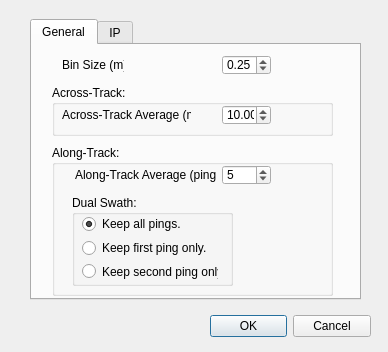
<?xml version="1.0" encoding="UTF-8"?>
<ui version="4.0">
 <class>processingSettings</class>
 <widget class="QDialog" name="processingSettings">
  <property name="geometry">
   <rect>
    <x>0</x>
    <y>0</y>
    <width>388</width>
    <height>352</height>
   </rect>
  </property>
  <property name="windowTitle">
   <string>Processing Settings</string>
  </property>
  <widget class="QDialogButtonBox" name="buttonBox">
   <property name="geometry">
    <rect>
     <x>210</x>
     <y>310</y>
     <width>161</width>
     <height>32</height>
    </rect>
   </property>
   <property name="orientation">
    <enum>Qt::Horizontal</enum>
   </property>
   <property name="standardButtons">
    <set>QDialogButtonBox::Cancel|QDialogButtonBox::Ok</set>
   </property>
  </widget>
  <widget class="QTabWidget" name="tabWidget">
   <property name="geometry">
    <rect>
     <x>30</x>
     <y>19</y>
     <width>331</width>
     <height>281</height>
    </rect>
   </property>
   <property name="currentIndex">
    <number>0</number>
   </property>
   <widget class="QWidget" name="tab">
    <attribute name="title">
     <string>General</string>
    </attribute>
    <widget class="QDoubleSpinBox" name="doubleSpinBoxBinSize">
     <property name="geometry">
      <rect>
       <x>190</x>
       <y>10</y>
       <width>49</width>
       <height>20</height>
      </rect>
     </property>
     <property name="maximum">
      <double>100.000000000000000</double>
     </property>
     <property name="value">
      <double>0.250000000000000</double>
     </property>
    </widget>
    <widget class="QLabel" name="labelBinSize">
     <property name="geometry">
      <rect>
       <x>30</x>
       <y>10</y>
       <width>62</width>
       <height>20</height>
      </rect>
     </property>
     <property name="text">
      <string>Bin Size (m): </string>
     </property>
    </widget>
    <widget class="QGroupBox" name="groupBoxAlongTrack">
     <property name="geometry">
      <rect>
       <x>20</x>
       <y>100</y>
       <width>281</width>
       <height>151</height>
      </rect>
     </property>
     <property name="title">
      <string>Along-Track:</string>
     </property>
     <widget class="QSpinBox" name="spinBoxAlongTrack">
      <property name="geometry">
       <rect>
        <x>170</x>
        <y>20</y>
        <width>49</width>
        <height>20</height>
       </rect>
      </property>
      <property name="maximum">
       <number>100</number>
      </property>
      <property name="value">
       <number>5</number>
      </property>
     </widget>
     <widget class="QLabel" name="labelAlongTrackAverage">
      <property name="geometry">
       <rect>
        <x>23</x>
        <y>20</y>
        <width>141</width>
        <height>20</height>
       </rect>
      </property>
      <property name="text">
       <string>Along-Track Average (pings):</string>
      </property>
     </widget>
     <widget class="QGroupBox" name="groupBoxDualSwath">
      <property name="geometry">
       <rect>
        <x>20</x>
        <y>50</y>
        <width>161</width>
        <height>91</height>
       </rect>
      </property>
      <property name="autoFillBackground">
       <bool>false</bool>
      </property>
      <property name="title">
       <string>Dual Swath: </string>
      </property>
      <property name="checkable">
       <bool>false</bool>
      </property>
      <widget class="QWidget" name="">
       <property name="geometry">
        <rect>
         <x>10</x>
         <y>20</y>
         <width>136</width>
         <height>65</height>
        </rect>
       </property>
       <layout class="QVBoxLayout" name="verticalLayout">
        <item>
         <widget class="QRadioButton" name="radioButtonAllPings">
          <property name="text">
           <string>Keep all pings.</string>
          </property>
          <property name="checked">
           <bool>true</bool>
          </property>
         </widget>
        </item>
        <item>
         <widget class="QRadioButton" name="radioButtonFirstPing">
          <property name="text">
           <string>Keep first ping only.</string>
          </property>
         </widget>
        </item>
        <item>
         <widget class="QRadioButton" name="radioButtonSecondPing">
          <property name="text">
           <string>Keep second ping only.</string>
          </property>
         </widget>
        </item>
       </layout>
      </widget>
     </widget>
    </widget>
    <widget class="QGroupBox" name="groupBoxAcrossTrack">
     <property name="geometry">
      <rect>
       <x>20</x>
       <y>40</y>
       <width>281</width>
       <height>51</height>
      </rect>
     </property>
     <property name="title">
      <string>Across-Track:</string>
     </property>
     <widget class="QDoubleSpinBox" name="doubleSpinBoxAcrossTrack">
      <property name="geometry">
       <rect>
        <x>170</x>
        <y>20</y>
        <width>49</width>
        <height>20</height>
       </rect>
      </property>
      <property name="minimum">
       <double>1.000000000000000</double>
      </property>
      <property name="maximum">
       <double>100.000000000000000</double>
      </property>
      <property name="singleStep">
       <double>0.500000000000000</double>
      </property>
      <property name="value">
       <double>10.000000000000000</double>
      </property>
     </widget>
     <widget class="QLabel" name="labelAcrossTrackAverage">
      <property name="geometry">
       <rect>
        <x>10</x>
        <y>20</y>
        <width>129</width>
        <height>20</height>
       </rect>
      </property>
      <property name="text">
       <string>Across-Track Average (m):</string>
      </property>
     </widget>
    </widget>
   </widget>
   <widget class="QWidget" name="tab_2">
    <attribute name="title">
     <string>IP</string>
    </attribute>
   </widget>
  </widget>
 </widget>
 <resources/>
 <connections>
  <connection>
   <sender>buttonBox</sender>
   <signal>accepted()</signal>
   <receiver>processingSettings</receiver>
   <slot>accept()</slot>
   <hints>
    <hint type="sourcelabel">
     <x>248</x>
     <y>254</y>
    </hint>
    <hint type="destinationlabel">
     <x>157</x>
     <y>274</y>
    </hint>
   </hints>
  </connection>
  <connection>
   <sender>buttonBox</sender>
   <signal>rejected()</signal>
   <receiver>processingSettings</receiver>
   <slot>reject()</slot>
   <hints>
    <hint type="sourcelabel">
     <x>316</x>
     <y>260</y>
    </hint>
    <hint type="destinationlabel">
     <x>286</x>
     <y>274</y>
    </hint>
   </hints>
  </connection>
 </connections>
</ui>
